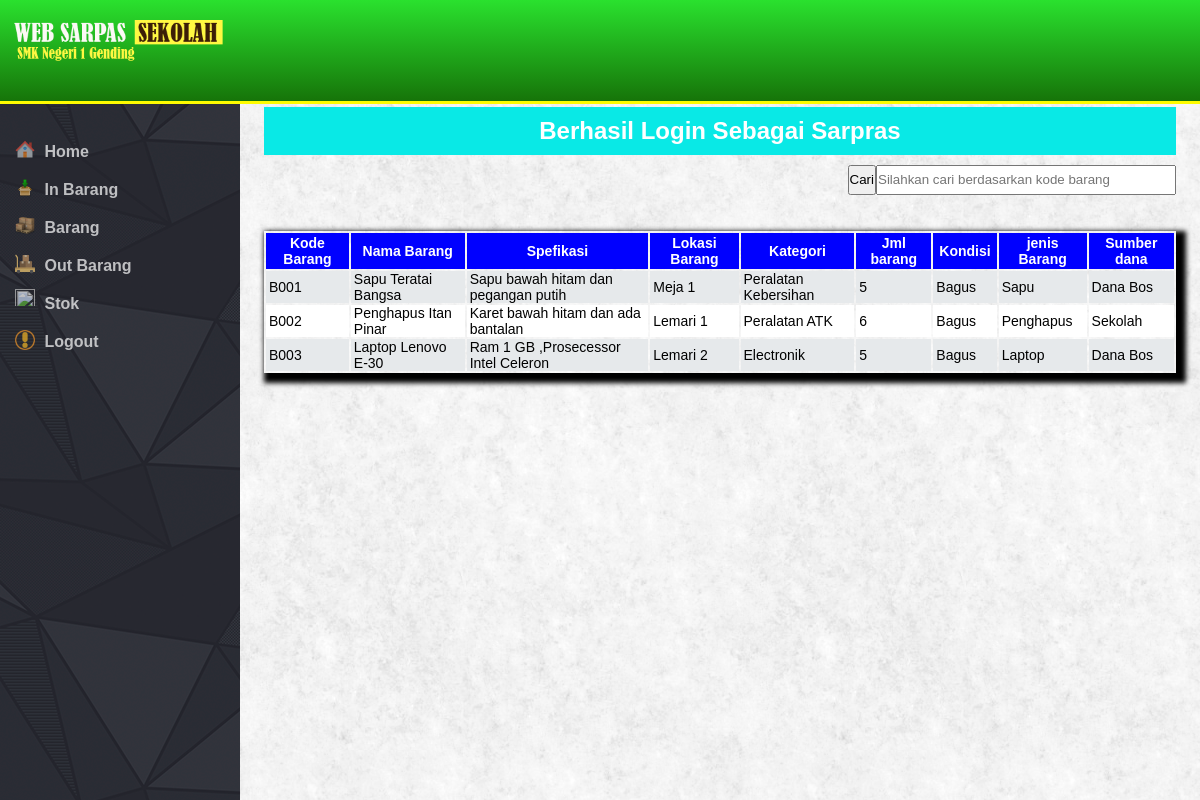
The page /page.php?url=barang-index (signed in) on the database its author committed.
### tables this page shows
CREATE TABLE `barang` (
  `kode_barang` varchar(8) NOT NULL,
  `nama_barang` varchar(30) NOT NULL,
  `spefikasi` varchar(35) NOT NULL,
  `lokasi_barang` varchar(40) NOT NULL,
  `kategori` varchar(25) NOT NULL,
  `jml_barang` int(11) NOT NULL,
  `kondisi` varchar(20) NOT NULL,
  `jenis_barang` varchar(20) NOT NULL,
  `sumber_dana` varchar(25) NOT NULL
);

### application/barang/index.php (the view, shortened to what this page needs)
<?php
if(isset($url[2])){
$query=mysqli_query($koneksi,"select * from barang where kode_barang like '%$url[2]%'");
}else{
$query=mysqli_query($koneksi,"select * from barang");}
 ?>
<input type="" name="" id="cari" style=" float: right; height: 30px; width: 300px" placeholder="Silahkan cari berdasarkan kode barang">
<button style="float: right; height: 30px;" onclick="cari()">Cari</button>
 <br><br>
	<table style="margin-top:30px">
		<tr>
			<th>Kode Barang</th>
			<th>Nama Barang</th>
			<th>Spefikasi</th>
			<th>Lokasi Barang</th>
			<th>Kategori</th>
			<th>Jml barang</th>
            <th>Kondisi</th>
			<th>jenis Barang</th>
			<th>Sumber dana</th>
		</tr>
		<?php while ($data=mysqli_fetch_assoc($query)) { ?>
		<tr>
			<td><?php echo $data['kode_barang']; ?></td>
			<td><?php echo $data['nama_barang']; ?></td>
			<td><?php echo $data['spefikasi']; ?></td>
			<td><?php echo $data['lokasi_barang']; ?></td>
			<td><?php echo $data['kategori']; ?></td>
			<td><?php echo $data['jml_barang']; ?></td>
            <td><?php echo $data['kondisi']; ?></td>
			<td><?php echo $data['jenis_barang']; ?></td>
			<td><?php echo $data['sumber_dana']; ?></td>
		</tr>
		<?php } ?>
	</table>

### asset/css/main.css (style rules this page uses)
* { margin: 0;padding: 0;box-sizing: border-box;font-family: 'arial'; }
html,body { height: 100%; }
body { background:url('../image/fresh_snow.png'); }
.content-kanan table { margin:0 auto; clear:both;box-shadow: 5px 5px 5px 5px; }
.content-kanan table th { font-size: 14px;font-weight: bolder; color:white;background-color: blue;height: 35px;padding: 2px 6px; }
.content-kanan table tr td { font-size: 14px; padding: 0px 3px;height: 30px; }
.content-kanan table tr:nth-child(odd) { background-color: white; }
.content-kanan table tr:nth-child(even) { background-color: #e6e9eb; }

### rows shown on the page
barang: kode_barang "B001", nama_barang "Sapu Teratai Bangsa", spefikasi "Sapu bawah hitam dan pegangan putih", lokasi_barang "Meja 1", kategori "Peralatan Kebersihan", jml_barang "5", kondisi "Bagus", jenis_barang "Sapu", sumber_dana "Dana Bos"
barang: kode_barang "B002", nama_barang "Penghapus Itan Pinar", spefikasi "Karet bawah hitam dan ada bantalan", lokasi_barang "Lemari 1", kategori "Peralatan ATK", jml_barang "6", kondisi "Bagus", jenis_barang "Penghapus", sumber_dana "Sekolah"
barang: kode_barang "B003", nama_barang "Laptop Lenovo E-30", spefikasi "Ram 1 GB ,Prosecessor Intel Celeron", lokasi_barang "Lemari 2", kategori "Electronik", jml_barang "5", kondisi "Bagus", jenis_barang "Laptop", sumber_dana "Dana Bos"

### other values the page prints
$_SESSION['msg'] "Berhasil Login Sebagai Sarpras"
